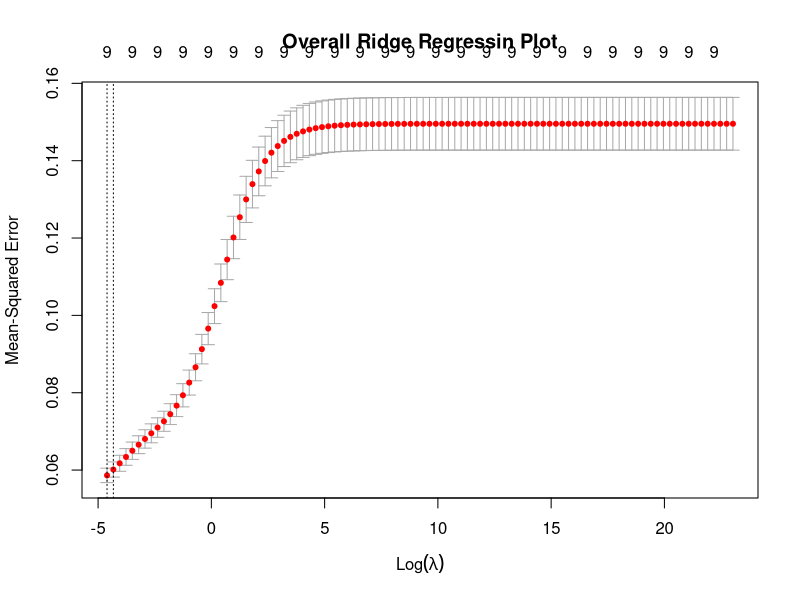

Source code (R): (Note: this script raises an error after producing the figure.)
library(glmnet)

# Read in data sets
overall_train_set = read.csv("data/data-sets/train-test-data-set/overall-train-set.csv")
overall_test_set = read.csv("data/data-sets/train-test-data-set/overall-test-set.csv")
overall_data_set_regresssion = read.csv("data/data-sets/train-test-data-set/overall-data-set-regression.csv")

# Fit ridge model to training set
ind_var <- c(24, 25, 26, 28, 29, 45, 46, 47, 48)
dependent_train <- as.matrix(overall_train_set[44])
regressor_train <- as.matrix(overall_train_set[ind_var])
grid <- 10^seq(10, -2, length = 100)
set.seed(1235)
ridge_mod <- cv.glmnet(regressor_train, dependent_train, lambda = grid, alpha = 0)
best_lambda_ridge <- ridge_mod$lambda.min

# Save ridge regression plot
png('images/regression-plot/ridge-regression-plot.png')
plot(ridge_mod, main = "Overall Ridge Regressin Plot")
dev.off()

# Use the best fitted lambda on test set to calculate MSE
test_set_input <- as.matrix(overall_test_set[, ind_var])
ridge_test_predict <- predict(ridge_mod, s = best_lambda_ridge, newx = test_set_input)
ridge_test <- as.matrix(overall_test_set[,44])
MSE_ridge <- mean((ridge_test - ridge_test_predict)^2)

# Fit the model in the original dataset to find estimated coefficients
dependent_full <- as.matrix(overall_data_set_regresssion[44])
regressor_full <- as.matrix(overall_data_set_regresssion[ind_var])
ridge_full_log_fit <- glmnet(regressor_full, dependent_full, alpha = 0, lambda = best_lambda_ridge)
ridge_fitted_coef <- coef(ridge_full_log_fit)

save(best_lambda_ridge, MSE_ridge, ridge_full_log_fit, ridge_fitted_coef, file = "data/regression-data/overall-ridge-model.RData")
